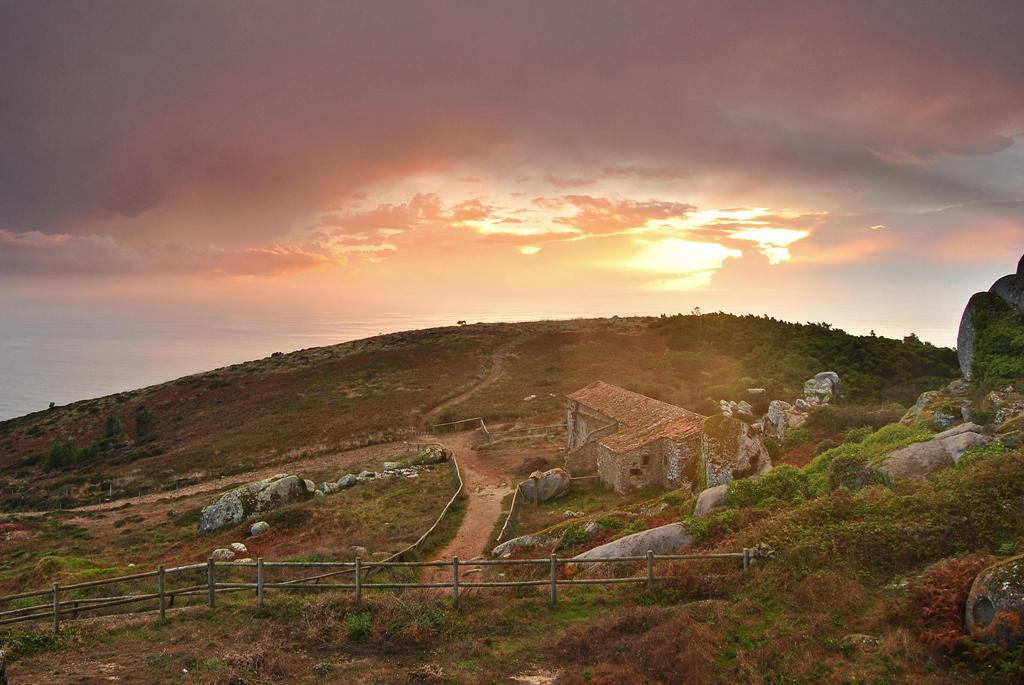
#> input picture lab01-Pixel_Identification/dataset/images/00000579_(3).jpg, 1024 x 685 px, found by its file name; its folder holds only this picture in this run
$ python eval.py
#> lines starting #> are read from the running program, lines starting #| are printed output that depends on the picture; after the words box and inside, x2 and y2 are one past the last pixel; in counts of white or black regions, pixels touching at a corner belong together
### lab02-Image_Segmentation/core_func.py
import cv2
import numpy as np

class Segmentation:
    @staticmethod
    def ThresholdingSegment(img):
        # convert to gray scale image
        img_gray = cv2.cvtColor(img, cv2.COLOR_BGR2GRAY)

        # apply adaptive thresholding
        thresh = cv2.adaptiveThreshold(img_gray, 255, cv2.ADAPTIVE_THRESH_MEAN_C,
                                          cv2.THRESH_BINARY_INV, 271, 1)

        contours, hierarchy = cv2.findContours(np.uint8(thresh), cv2.RETR_CCOMP, cv2.CHAIN_APPROX_SIMPLE)

        # filter edge contours based on 2 conditions:
        # 1. bounding rectangle is nearly a square
        # 2. contour area is larger than 1000 and smaller than 15000
        filtered_contours = []
        for i, contour in enumerate(contours):
            x, y, w, h = cv2.boundingRect(contour)
            area = cv2.contourArea(contour)
            if w > 0 and 0.6 < h / w < 1.4 and 1000 < area < 15000:
                filtered_contours.append(contour)

        # fill contours
        filled_mask = np.zeros_like(img_gray)
        cv2.fillPoly(filled_mask, filtered_contours, 255)

        # apply green mask to mask out some noise
        # the lower bound and upper bound are calculate using calc_thres.py
        lower_green = np.array([3, 20, 30])  # green upper-bound
        upper_green = np.array([75, 93, 101])  # green lower-bound
        mask = cv2.inRange(img, lower_green, upper_green)

        # apply close operation the green mask
        kernel = np.ones((5, 5), np.uint8)
        mask = cv2.morphologyEx(mask, cv2.MORPH_CLOSE, kernel)
        mask = np.uint8(mask / 255.0)
        filled_mask = filled_mask * mask

        # use open operation to further denoise
        filled_mask = cv2.morphologyEx(filled_mask, cv2.MORPH_OPEN, kernel)

        # calculate final contours
        final_contours, final_hierarchy = cv2.findContours(np.uint8(filled_mask / 255.0), cv2.RETR_CCOMP, cv2.CHAIN_APPROX_SIMPLE)
        filtered_final_contours = []
        for i, contour in enumerate(final_contours):
            area = cv2.contourArea(contour)
            if final_hierarchy[0][i][3] == -1 and area > 200:
                filtered_final_contours.append(contour)

        return np.uint8(filled_mask / 255.0), filtered_final_contours

    @staticmethod
    def EdgeDetectionSegment(img):
        # convert image from BGR to gray scale
        img_gray = cv2.cvtColor(img, cv2.COLOR_BGR2GRAY)

        # use canny operator to detect the edge map
        # note: low threshold can help capture more details
        edge_map = cv2.Canny(img_gray, 32, 75, apertureSize=3, L2gradient=True)

        # apply close operation to the edge map
        kernel = np.ones((5, 5), np.uint8)
        edge_map = cv2.morphologyEx(edge_map, cv2.MORPH_CLOSE, kernel, iterations=6)
        ret, thresh = cv2.threshold(edge_map, 80, 255, cv2.THRESH_BINARY)
        edge_contours, hierarchy = cv2.findContours(np.uint8(thresh), cv2.RETR_CCOMP, cv2.CHAIN_APPROX_SIMPLE)

        # filter edge contours based on 3 conditions:
        # 1. bounding rectangle is nearly a square
        # 2. contour area is larger than 1000 and smaller than 15000
        # 3. only the second level contour(inner contour)
        edge_filtered_contours = []
        for i, contour in enumerate(edge_contours):
            x, y, w, h = cv2.boundingRect(contour)
            area = cv2.contourArea(contour)
            if w > 0 and 0.6 < h / w < 1.4 and 1000 < area < 15000 and hierarchy[0][i][3] == -1:
                edge_filtered_contours.append(contour)

        # fill contours
        edge_filled_mask = np.zeros_like(img_gray)
        cv2.fillPoly(edge_filled_mask, edge_filtered_contours, 255)

        # # draw contours on original image
        # result = img.copy()
        # cv2.drawContours(result, edge_contours, -1, (0, 255, 255), 3)

        return np.uint8(edge_filled_mask / 255.0), edge_filtered_contours

    # [51 lines left out: function RgChromaticitySegment, not called in this run]

### lab02-Image_Segmentation/eval.py
import cv2
import numpy as np
import os
import core_func
from tqdm import tqdm
import json

# evaluate our algorithm on the dataset
def eval():
    img_dir = './dataset/images'
    label_dir = './dataset/labels'
    out_dir = './result'
    os.makedirs(out_dir, exist_ok=True)
    TP_1, FN_1, FP_1 = 0, 0, 0  # True Position/False Negative/False Positive for thresholding based method
    TP_2, FN_2, FP_2 = 0, 0, 0  # True Position/False Negative/False Positive for edge detection based method
    TP_3, FN_3, FP_3 = 0, 0, 0  # True Position/False Negative/False Positive for rg chromaticity based method

    # load image patch (only used in rg chromaticity segmentation)
    with open('./dataset/patch_coord.json', 'r') as f:
#> (reads lab02-Image_Segmentation/dataset/patch_coord.json from the repository)
        patch_coord = json.load(f)

    for img_name in tqdm(os.listdir(img_dir)):
        # loading data
        img_path = os.path.join(img_dir, img_name)
        label_path = os.path.join(label_dir, img_name.split('.')[0] + '.png')
        # original image
        img = cv2.imread(img_path)
#> img is the input picture: shape (685, 1024, 3); mean B, G, R 81.7, 102.2, 129.6
        # ground truth
        label = cv2.imread(label_path, 0)
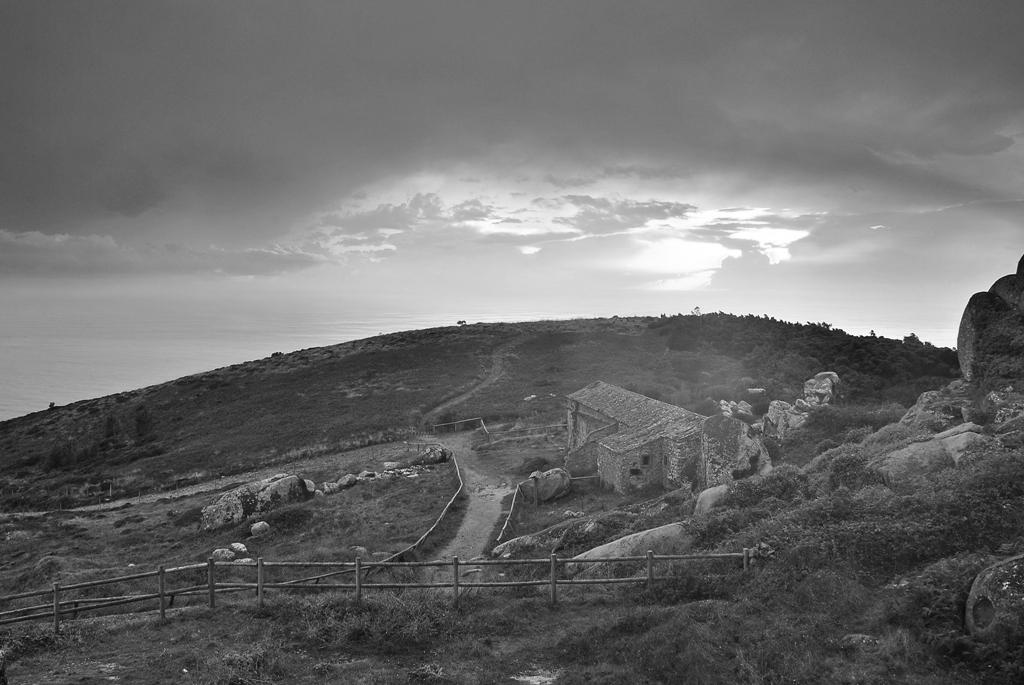
#> label: shape (685, 1024); min 0, max 255, mean 108.1

        # exec the three segmentation functions
        pred_mask_thres, _ = core_func.Segmentation.ThresholdingSegment(img)
#> in ThresholdingSegment, `thresh = cv2.adaptiveThreshold(img_gray, 255, cv2.ADAPTIVE_THRESH_MEAN..`:
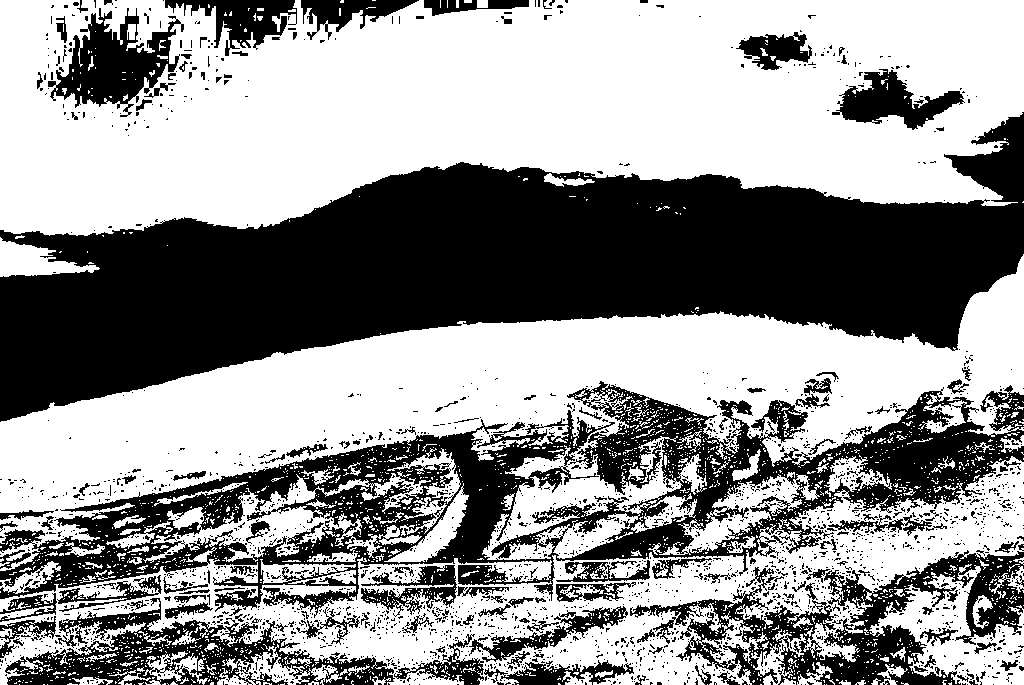
#> thresh: shape (685, 1024); 58.3% white; 2341 black regions (2171 under 20 px)
#> in ThresholdingSegment, `contours, hierarchy = cv2.findContours(np.uint8(thresh), cv2.RETR_CCOM..`: contours = 5863 contours, 5432 with area under 20; largest, box (x1, y1, x2, y2) and area: (0, 0, 1024, 236) 190944, (0, 254, 1024, 571) 119666, (0, 456, 1024, 685) 79106, (869, 564, 1024, 685) 8318, (49, 7, 182, 109) 7160
#> the loop in ThresholdingSegment, `for i, contour in enumerate(contours):` made 5863 passes
#> (x, y, w, h, area) on passes 41, 1120, 1925: (839, 680, 12, 5, 22.5), (869, 564, 155, 121, 8317.5), (384, 483, 85, 80, 1601)
#> after the loop in ThresholdingSegment, `for i, contour in enumerate(contours):`: filtered_contours = 4 contours; box (x1, y1, x2, y2) and area: (869, 564, 1024, 685) 8318, (49, 7, 182, 109) 7160, (384, 483, 469, 563) 1601, (750, 399, 809, 444) 1244
#> in ThresholdingSegment, `cv2.fillPoly(filled_mask, filtered_contours, 255)`: filled_mask: shape (685, 1024); 2.8% white; 4 white regions, box (x1, y1, x2, y2) and area: (869, 564, 1024, 685) 8940, (49, 7, 182, 109) 7594, (384, 483, 469, 563) 1735, (750, 399, 809, 444) 1379
#> in ThresholdingSegment, `mask = cv2.inRange(img, lower_green, upper_green)`: mask: shape (685, 1024); 33.2% white; 1455 white regions (1388 under 20 px), largest, box (x1, y1, x2, y2) and area: (0, 258, 1024, 685) 218426, (678, 510, 771, 555) 1477, (424, 408, 531, 435) 1189
#> in ThresholdingSegment, `mask = cv2.morphologyEx(mask, cv2.MORPH_CLOSE, kernel)`:
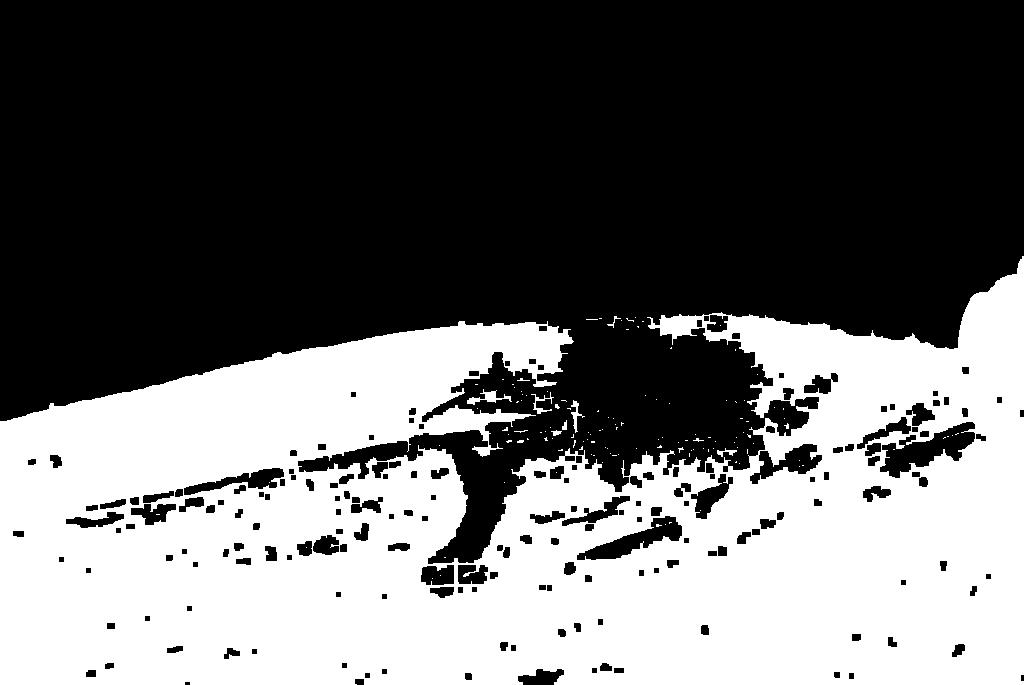
#> mask: shape (685, 1024); 40.8% white; 130 white regions (122 under 20 px), largest, box (x1, y1, x2, y2) and area: (0, 256, 1024, 685) 285356, (467, 389, 512, 405) 240, (571, 400, 585, 433) 135
#> in ThresholdingSegment, `filled_mask = filled_mask * mask`: filled_mask: shape (685, 1024); 1.5% white; 22 white regions (18 under 20 px), largest, box (x1, y1, x2, y2) and area: (869, 564, 1024, 685) 8807, (384, 486, 468, 563) 1704, (767, 428, 806, 444) 218, (758, 426, 765, 433) 26
#> in ThresholdingSegment, `filled_mask = cv2.morphologyEx(filled_mask, cv2.MORPH_OPEN, kernel)`:
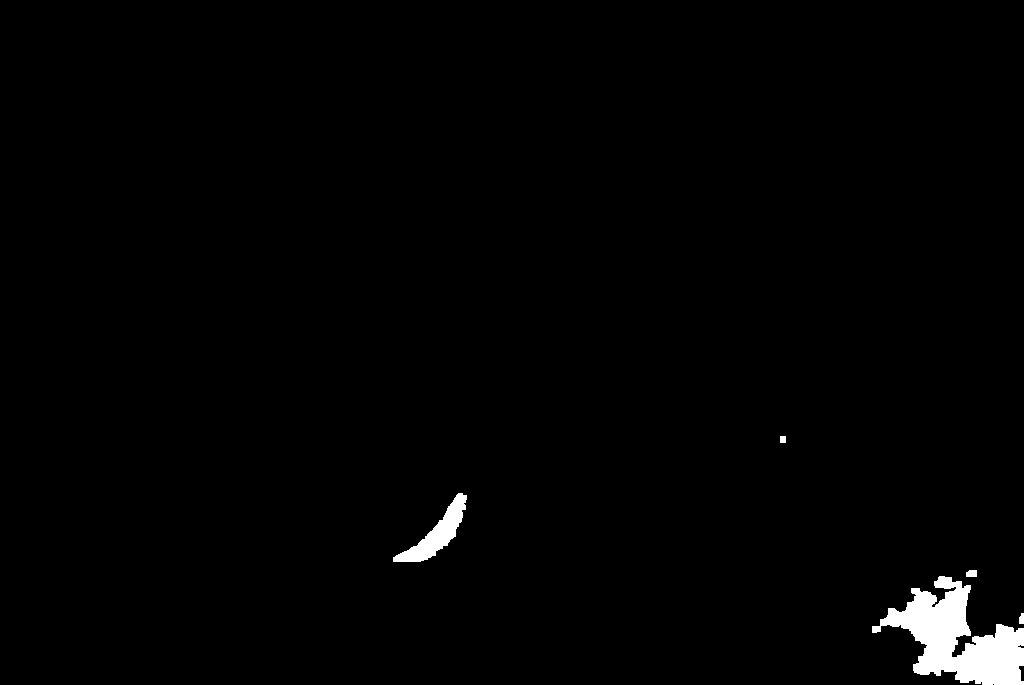
#> filled_mask: shape (685, 1024); 1.4% white; 5 white regions
#> in ThresholdingSegment, `final_contours, final_hierarchy = cv2.findContours(np.uint8(filled_mas..`: final_contours = 5 contours; box (x1, y1, x2, y2) and area: (872, 576, 1024, 685) 7546, (393, 493, 467, 562) 1530, (966, 570, 977, 577) 56, (1019, 613, 1024, 624) 34, (780, 436, 786, 443) 30; final_hierarchy = [[1, -1, -1, -1], [2, 0, -1, -1], [3, 1, -1, -1], [4, 2, -1, -1], [-1, 3, -1, -1]]
#> the loop in ThresholdingSegment, `for i, contour in enumerate(final_contours):` made 5 passes
#> area on passes 1 to 4: 34, 7545.5, 56, 1530
#> (contour, area) on pass 5: ([[780, 436], [780, 442], [785, 442], [785, 436]], 30)
#> after the loop in ThresholdingSegment, `for i, contour in enumerate(final_contours):`: filtered_final_contours = 2 contours; box (x1, y1, x2, y2) and area: (872, 576, 1024, 685) 7546, (393, 493, 467, 562) 1530
#> pred_mask_thres: shape (685, 1024); values 0 (black) and 1 (white), 1.4% white; 5 white regions, box (x1, y1, x2, y2) and area: (872, 576, 1024, 685) 7921, (393, 493, 467, 562) 1639, (966, 570, 977, 577) 72, (1019, 613, 1024, 624) 48, (780, 436, 786, 443) 42
        pred_mask_edge, _ = core_func.Segmentation.EdgeDetectionSegment(img)
#> in EdgeDetectionSegment, `edge_map = cv2.Canny(img_gray, 32, 75, apertureSize=3, L2gradient=True)`:
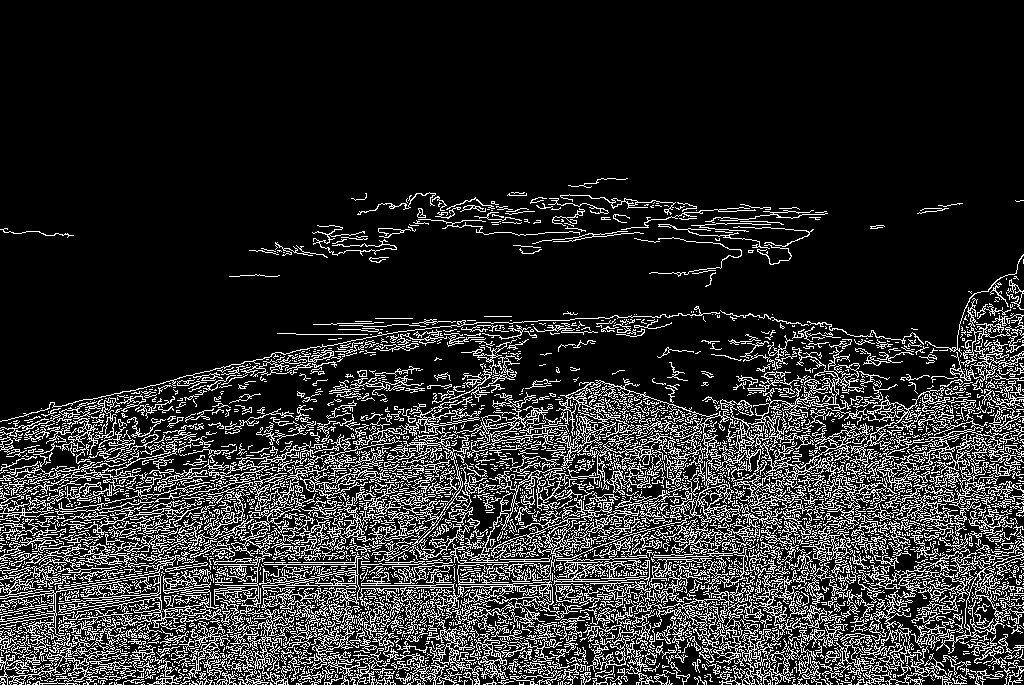
#> edge_map: shape (685, 1024); 16.6% white in thin lines or dots, all inside (x1, y1, x2, y2) = (0, 178, 1024, 685)
#> in EdgeDetectionSegment, `edge_map = cv2.morphologyEx(edge_map, cv2.MORPH_CLOSE, kernel, iterati..`:
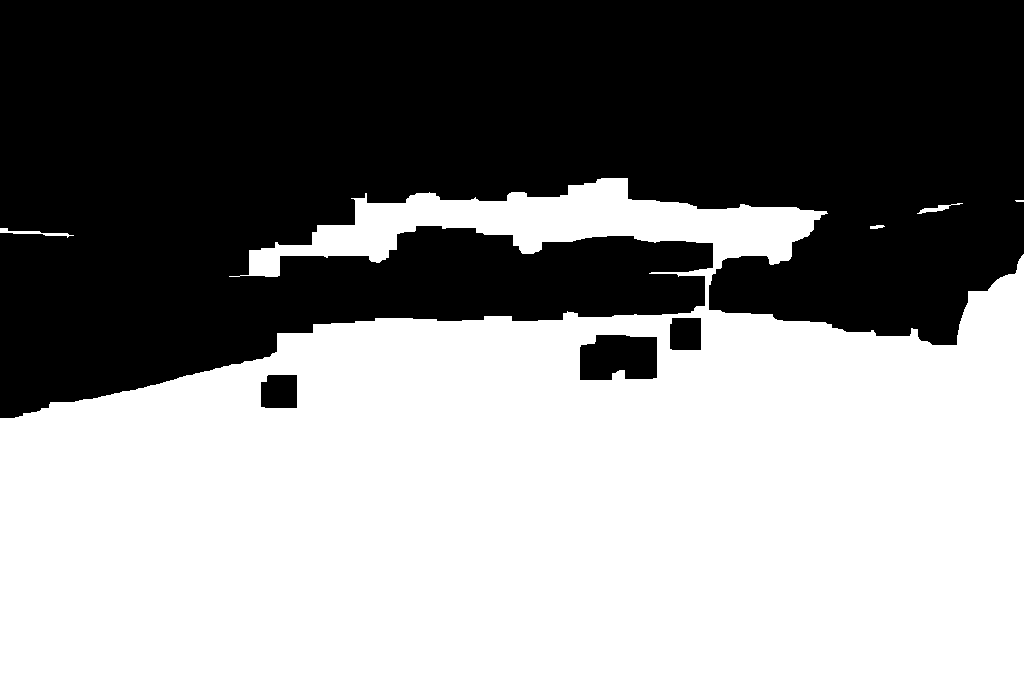
#> edge_map: shape (685, 1024); 53.4% white; 4 black regions
#> in EdgeDetectionSegment, `edge_contours, hierarchy = cv2.findContours(np.uint8(thresh), cv2.RETR..`: edge_contours = 8 contours, 1 with area under 20; largest, box (x1, y1, x2, y2) and area: (0, 178, 1024, 685) 377382, (579, 334, 658, 381) 3230, (260, 374, 298, 409) 1208, (669, 317, 702, 351) 1039, (0, 228, 74, 238) 140, (917, 203, 963, 214) 102, (870, 225, 885, 229) 28
#> the loop in EdgeDetectionSegment, `for i, contour in enumerate(edge_contours):` made 8 passes
#> (x, y, w, h, area) on passes 1, 2, 3, 5, 6, 7, 8: (0, 228, 74, 10, 140.5), (870, 225, 15, 4, 28), (917, 203, 46, 11, 101.5), (0, 178, 1024, 507, 377382.5), (260, 374, 38, 35, 1207.5), (579, 334, 79, 47, 3230), (669, 317, 33, 34, 1039)
#> after the loop in EdgeDetectionSegment, `for i, contour in enumerate(edge_contours):`: edge_filtered_contours = []
#> in EdgeDetectionSegment, `cv2.fillPoly(edge_filled_mask, edge_filtered_contours, 255)`: edge_filled_mask: shape (685, 1024); every value is 0
#> (the run stopped early here; a loop or call above may not have finished)
